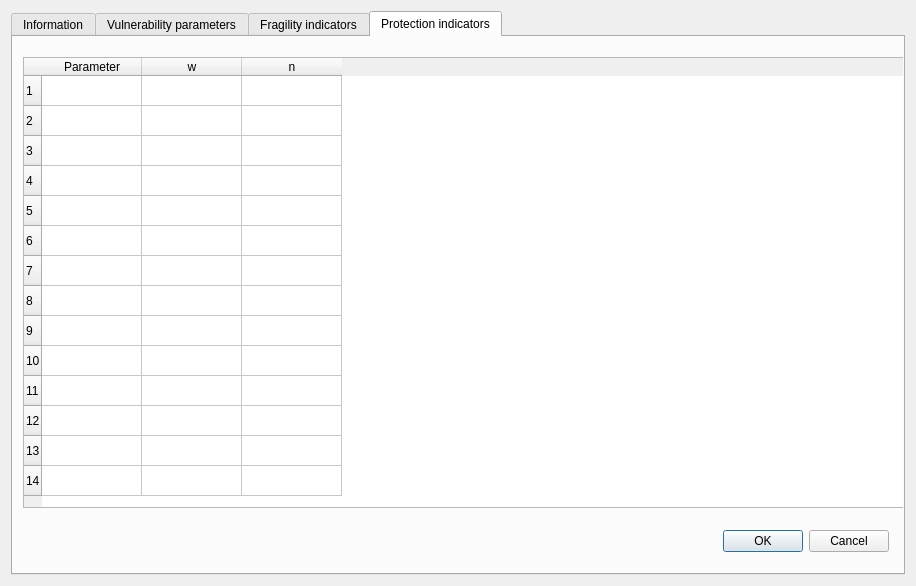
<?xml version="1.0" encoding="UTF-8"?>
<ui version="4.0">
 <class>QuickWKT</class>
 <widget class="QDialog" name="QuickWKT">
  <property name="geometry">
   <rect>
    <x>0</x>
    <y>0</y>
    <width>916</width>
    <height>586</height>
   </rect>
  </property>
  <property name="windowTitle">
   <string>QuickWKT</string>
  </property>
  <layout class="QVBoxLayout" name="verticalLayout">
   <item>
    <widget class="QTabWidget" name="tabWidget">
     <property name="currentIndex">
      <number>3</number>
     </property>
     <widget class="QWidget" name="tab_4">
      <property name="enabled">
       <bool>true</bool>
      </property>
      <attribute name="title">
       <string>Information</string>
      </attribute>
      <layout class="QFormLayout" name="formLayout">
       <item row="0" column="0">
        <widget class="QLabel" name="label">
         <property name="text">
          <string>Description</string>
         </property>
        </widget>
       </item>
       <item row="0" column="1">
        <widget class="QLineEdit" name="lineEdit"/>
       </item>
      </layout>
     </widget>
     <widget class="QWidget" name="tab">
      <attribute name="title">
       <string>Vulnerability parameters</string>
      </attribute>
      <layout class="QVBoxLayout" name="verticalLayout_2">
       <item>
        <layout class="QHBoxLayout" name="horizontalLayout_3">
         <item>
          <widget class="QTableWidget" name="tableWidget">
           <row>
            <property name="text">
             <string>1</string>
            </property>
           </row>
           <row>
            <property name="text">
             <string>2</string>
            </property>
           </row>
           <row>
            <property name="text">
             <string>3</string>
            </property>
           </row>
           <row>
            <property name="text">
             <string>4</string>
            </property>
           </row>
           <row>
            <property name="text">
             <string>5</string>
            </property>
           </row>
           <row>
            <property name="text">
             <string>6</string>
            </property>
           </row>
           <row>
            <property name="text">
             <string>7</string>
            </property>
           </row>
           <row>
            <property name="text">
             <string>8</string>
            </property>
           </row>
           <row>
            <property name="text">
             <string>9</string>
            </property>
           </row>
           <row>
            <property name="text">
             <string>10</string>
            </property>
           </row>
           <row>
            <property name="text">
             <string>11</string>
            </property>
           </row>
           <row>
            <property name="text">
             <string>12</string>
            </property>
           </row>
           <row>
            <property name="text">
             <string>13</string>
            </property>
           </row>
           <row>
            <property name="text">
             <string>14</string>
            </property>
           </row>
           <column>
            <property name="text">
             <string>Vulnerability parameters</string>
            </property>
           </column>
           <column>
            <property name="text">
             <string>Vulnerability types</string>
            </property>
            <property name="font">
             <font>
              <stylestrategy>NoAntialias</stylestrategy>
             </font>
            </property>
           </column>
           <column>
            <property name="text">
             <string>pk</string>
            </property>
           </column>
          </widget>
         </item>
        </layout>
       </item>
       <item>
        <widget class="QDialogButtonBox" name="buttonBox_2">
         <property name="standardButtons">
          <set>QDialogButtonBox::Cancel|QDialogButtonBox::Ok</set>
         </property>
        </widget>
       </item>
      </layout>
     </widget>
     <widget class="QWidget" name="tab_2">
      <attribute name="title">
       <string>Fragility indicators</string>
      </attribute>
      <layout class="QVBoxLayout" name="verticalLayout_3">
       <item>
        <layout class="QHBoxLayout" name="horizontalLayout_5">
         <item>
          <widget class="QTableWidget" name="tableWidget_2">
           <row>
            <property name="text">
             <string>1</string>
            </property>
           </row>
           <row>
            <property name="text">
             <string>2</string>
            </property>
           </row>
           <row>
            <property name="text">
             <string>3</string>
            </property>
           </row>
           <row>
            <property name="text">
             <string>4</string>
            </property>
           </row>
           <row>
            <property name="text">
             <string>5</string>
            </property>
           </row>
           <row>
            <property name="text">
             <string>6</string>
            </property>
           </row>
           <row>
            <property name="text">
             <string>7</string>
            </property>
           </row>
           <row>
            <property name="text">
             <string>8</string>
            </property>
           </row>
           <row>
            <property name="text">
             <string>10</string>
            </property>
           </row>
           <row>
            <property name="text">
             <string>11</string>
            </property>
           </row>
           <row>
            <property name="text">
             <string>12</string>
            </property>
           </row>
           <row>
            <property name="text">
             <string>14</string>
            </property>
           </row>
           <row>
            <property name="text">
             <string>13</string>
            </property>
           </row>
           <column>
            <property name="text">
             <string>Parameter</string>
            </property>
           </column>
           <column>
            <property name="text">
             <string>z</string>
            </property>
           </column>
           <column>
            <property name="text">
             <string>w</string>
            </property>
           </column>
           <column>
            <property name="text">
             <string>f</string>
            </property>
           </column>
          </widget>
         </item>
        </layout>
       </item>
       <item>
        <widget class="QDialogButtonBox" name="buttonBox">
         <property name="standardButtons">
          <set>QDialogButtonBox::Cancel|QDialogButtonBox::Ok</set>
         </property>
        </widget>
       </item>
      </layout>
     </widget>
     <widget class="QWidget" name="tab_3">
      <attribute name="title">
       <string>Protection indicators</string>
      </attribute>
      <widget class="QWidget" name="horizontalLayoutWidget">
       <property name="geometry">
        <rect>
         <x>10</x>
         <y>20</y>
         <width>881</width>
         <height>451</height>
        </rect>
       </property>
       <layout class="QHBoxLayout" name="horizontalLayout">
        <item>
         <widget class="QTableWidget" name="tableWidget_3">
          <row>
           <property name="text">
            <string>1</string>
           </property>
          </row>
          <row>
           <property name="text">
            <string>2</string>
           </property>
          </row>
          <row>
           <property name="text">
            <string>3</string>
           </property>
          </row>
          <row>
           <property name="text">
            <string>4</string>
           </property>
          </row>
          <row>
           <property name="text">
            <string>5</string>
           </property>
          </row>
          <row>
           <property name="text">
            <string>6</string>
           </property>
          </row>
          <row>
           <property name="text">
            <string>7</string>
           </property>
          </row>
          <row>
           <property name="text">
            <string>8</string>
           </property>
          </row>
          <row>
           <property name="text">
            <string>9</string>
           </property>
          </row>
          <row>
           <property name="text">
            <string>10</string>
           </property>
          </row>
          <row>
           <property name="text">
            <string>11</string>
           </property>
          </row>
          <row>
           <property name="text">
            <string>12</string>
           </property>
          </row>
          <row>
           <property name="text">
            <string>13</string>
           </property>
          </row>
          <row>
           <property name="text">
            <string>14</string>
           </property>
          </row>
          <column>
           <property name="text">
            <string>Parameter</string>
           </property>
          </column>
          <column>
           <property name="text">
            <string>w</string>
           </property>
          </column>
          <column>
           <property name="text">
            <string>n</string>
           </property>
          </column>
         </widget>
        </item>
       </layout>
      </widget>
      <widget class="QDialogButtonBox" name="buttonBox_3">
       <property name="geometry">
        <rect>
         <x>440</x>
         <y>490</y>
         <width>436</width>
         <height>28</height>
        </rect>
       </property>
       <property name="standardButtons">
        <set>QDialogButtonBox::Cancel|QDialogButtonBox::Ok</set>
       </property>
      </widget>
     </widget>
    </widget>
   </item>
  </layout>
 </widget>
 <resources/>
 <connections/>
</ui>
